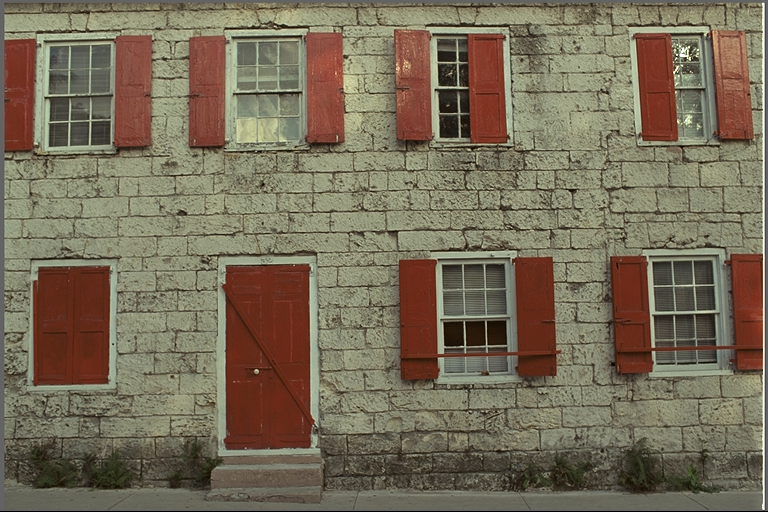
#> input picture HW_3/data/kodim01.png, 768 x 512 px
$ jupyter execute ComputerVision_HW_3.ipynb
#> lines starting #> are read from the running program, lines starting #| are printed output that depends on the picture; long printed decimals are rounded
## HomeWork_3

For this homework you are going to implement the unsharp masking filter (USM). It is a technique to improve the sharpness of an image by combining the image with its blurred (unsharp) version. See the Wikipedia page for more details.

### Unsharp Masking (USP)

The USM technique consists of the following steps:

- Load the image you will be working with.
- Create a blurred (unsharp) version of the original image.
- Add the unsharp image (with a certain weight) to the original.

To sum it up, the USM performs the following operation:

`sharpened = original + (original − unsharp) × amount`

Even though we provide you an image to work with, you are welcome to use your own images :-)

[cell 1]
import cv2
import numpy as np
from matplotlib import pyplot as plt
plt.rcParams['figure.figsize'] = [15, 10]

[cell 2]
def get_stats_of_pic(pic, name="No name"):
    """
    print max, mean, min, shape and dtype of picture
    """
    print(f'{name}:\n max: {np.max(pic)},\n mean: {np.mean(pic)},\n min: {np.min(pic)},\n shape: {pic.shape},\n dtype: {pic.dtype}\n')

[cell 3]
img = cv2.imread('data/kodim01.png')
#> img is the input picture: shape (512, 768, 3); mean B, G, R 88.4, 108.7, 119.8
img = cv2.cvtColor(img, cv2.COLOR_BGR2RGB)
plt.imshow(img)

[cell 4]
# Create a blurred (unsharp) version of the original image (you can use Gaussian blurring)
unsharp = cv2.GaussianBlur(img, ksize=(15,15), sigmaX=7)
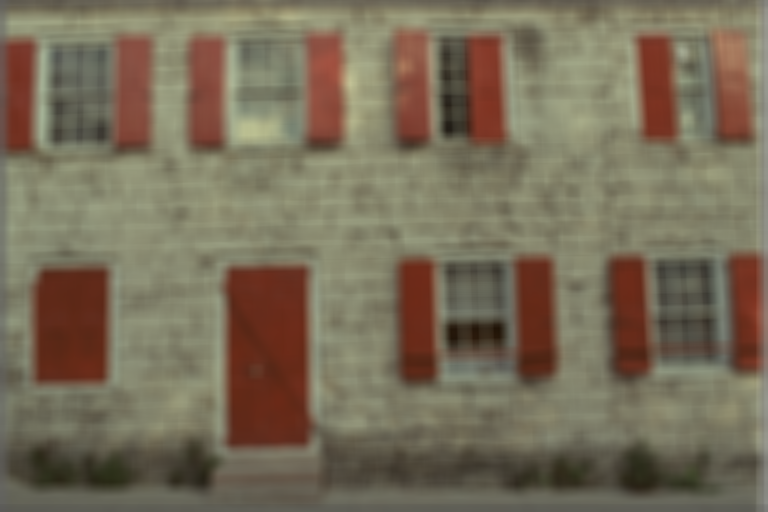
#> unsharp: shape (512, 768, 3); mean R, G, B 119.9, 108.9, 88.5
plt.imshow(unsharp)

[cell 5]
# Create the difference image (original − unsharp)
# Note: Remember that you are working with uint8 data types. Any addition or substractions
# might result in overflow or underflow, respectively. You can prevent this by casting the images to float.
diff = img.astype(np.float32) - unsharp.astype(np.float32)
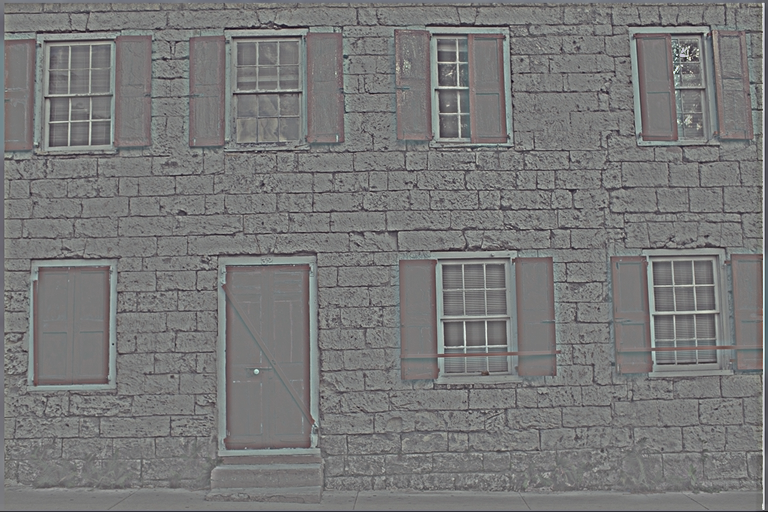
#> diff: shape (512, 768, 3) float32; mean R, G, B -0.1, -0.1, -0.1; drawn with min black and max white
get_stats_of_pic(diff, 'diff')
#| diff:
#|  max: 169.0,
#|  mean: -0.1141,
#|  min: -152.0,
#|  shape: (512, 768, 3),
#|  dtype: float32

Apply USM to get the resulting image using: **sharpened = original + (original − unsharp) × amount**

*Note: Again, take care of underflows/overflows if necessary.*

[cell 6]
amount = 0.55
diff_mult_amount = diff * amount
get_stats_of_pic(diff_mult_amount, 'diff_mult_amount')
#| diff_mult_amount:
#|  max: 92.950,
#|  mean: -0.06278,
#|  min: -83.600,
#|  shape: (512, 768, 3),
#|  dtype: float32

sharpened = img + diff_mult_amount
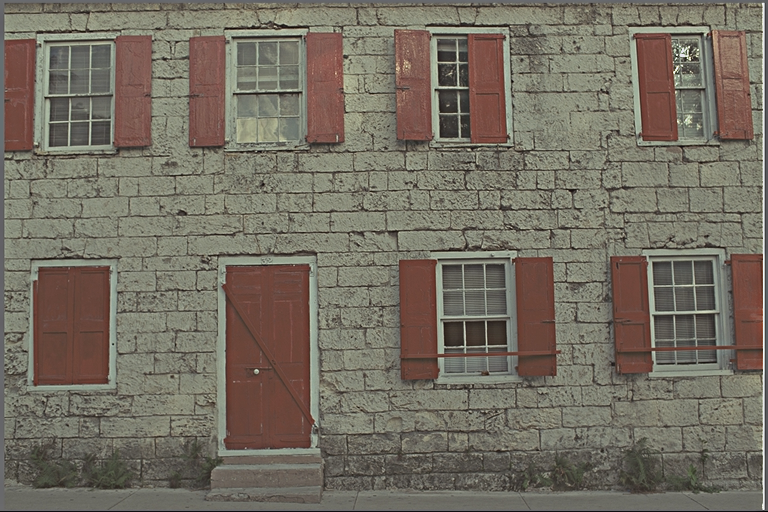
#> sharpened: shape (512, 768, 3) float32; mean R, G, B 119.7, 108.7, 88.3; drawn with min black and max white

get_stats_of_pic(img, 'img')
#| img:
#|  max: 255,
#|  mean: 105.631,
#|  min: 0,
#|  shape: (512, 768, 3),
#|  dtype: uint8
get_stats_of_pic(sharpened, 'sharpened')
#| sharpened:
#|  max: 347.950,
#|  mean: 105.569,
#|  min: -74.600,
#|  shape: (512, 768, 3),
#|  dtype: float32

sharpened[sharpened < 0.0] = 0.0
sharpened[sharpened > 255.0] = 255.0
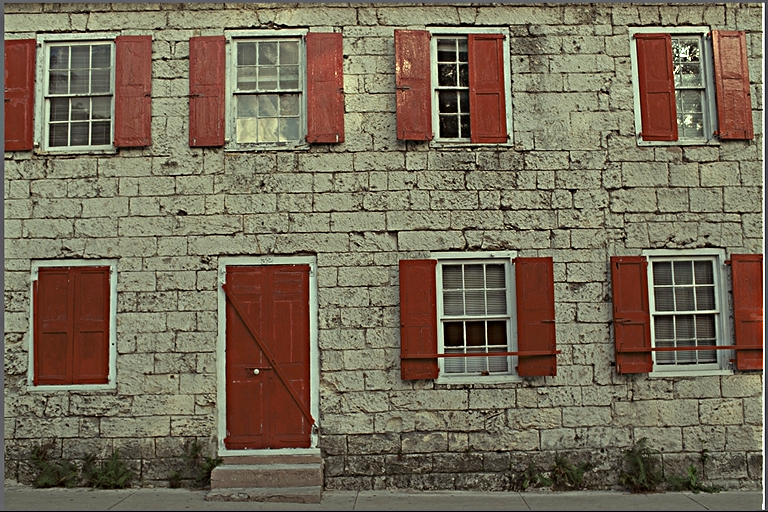
#> sharpened: shape (512, 768, 3) float32; mean R, G, B 119.7, 108.8, 88.7

plt.subplot(121), plt.imshow(img), plt.title('Original')
plt.subplot(122), plt.imshow(sharpened.astype(np.uint8)), plt.title('Sharpened')
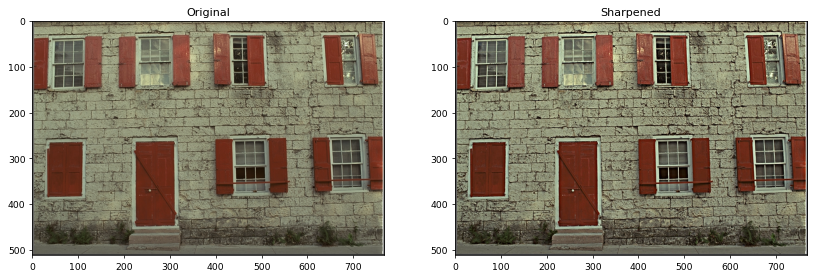
#> figure drawn by matplotlib, 2 panels

[cell 7]
plt.subplot(121), plt.imshow(img[20:180, 380:580, :])
plt.subplot(122), plt.imshow(sharpened.astype(np.uint8)[20:180, 380:580, :])
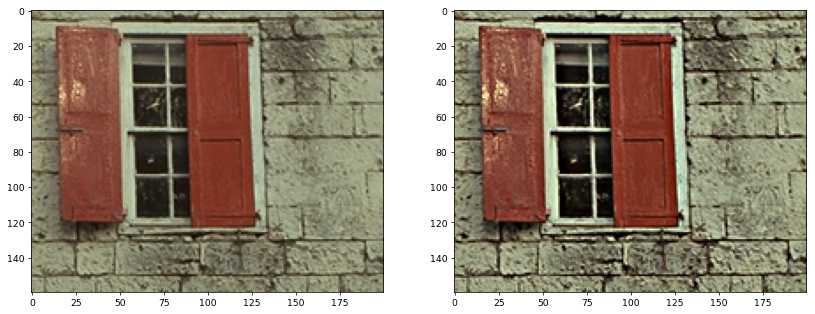
#> figure drawn by matplotlib, 2 panels
